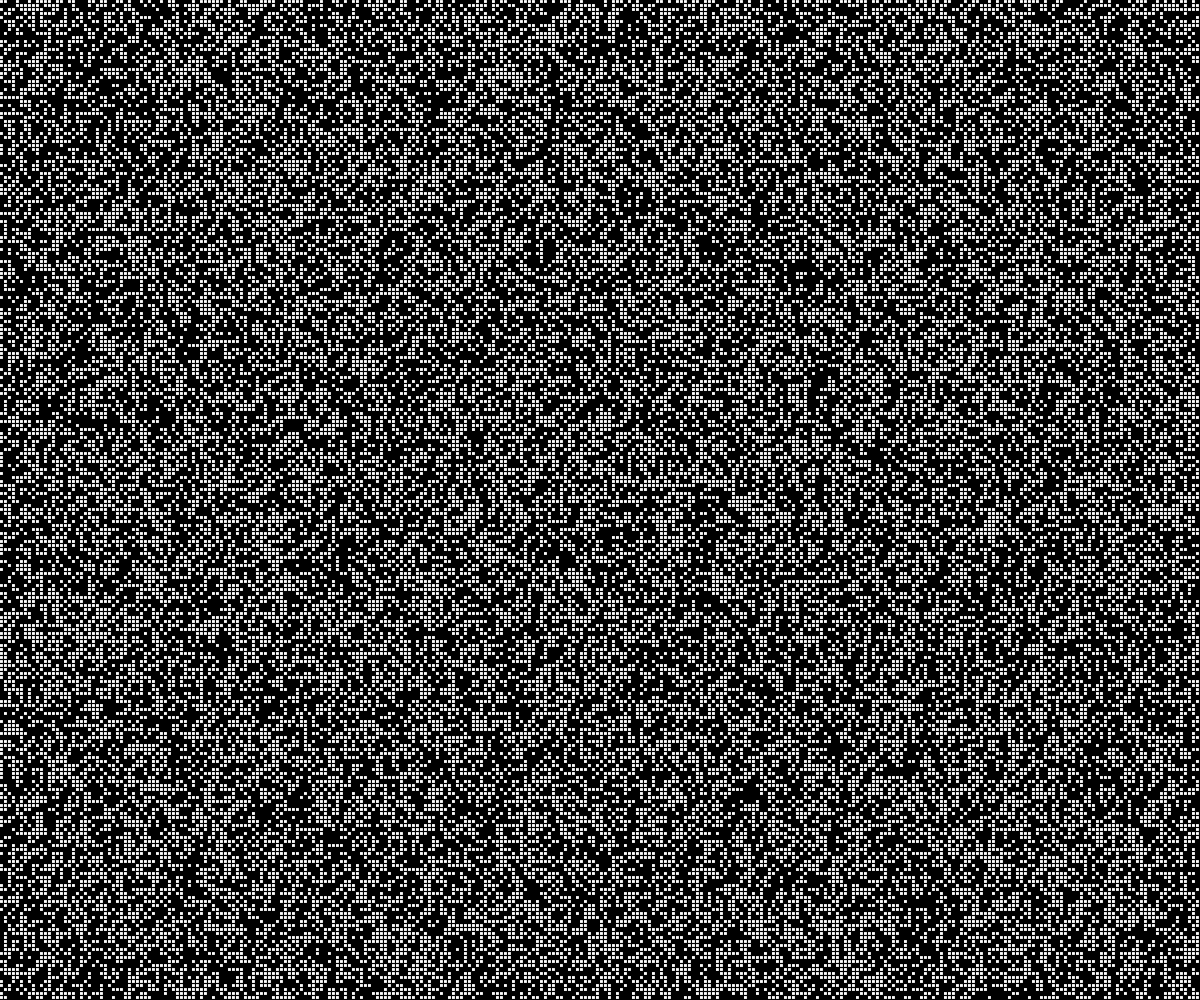
Frame 1 (no input)
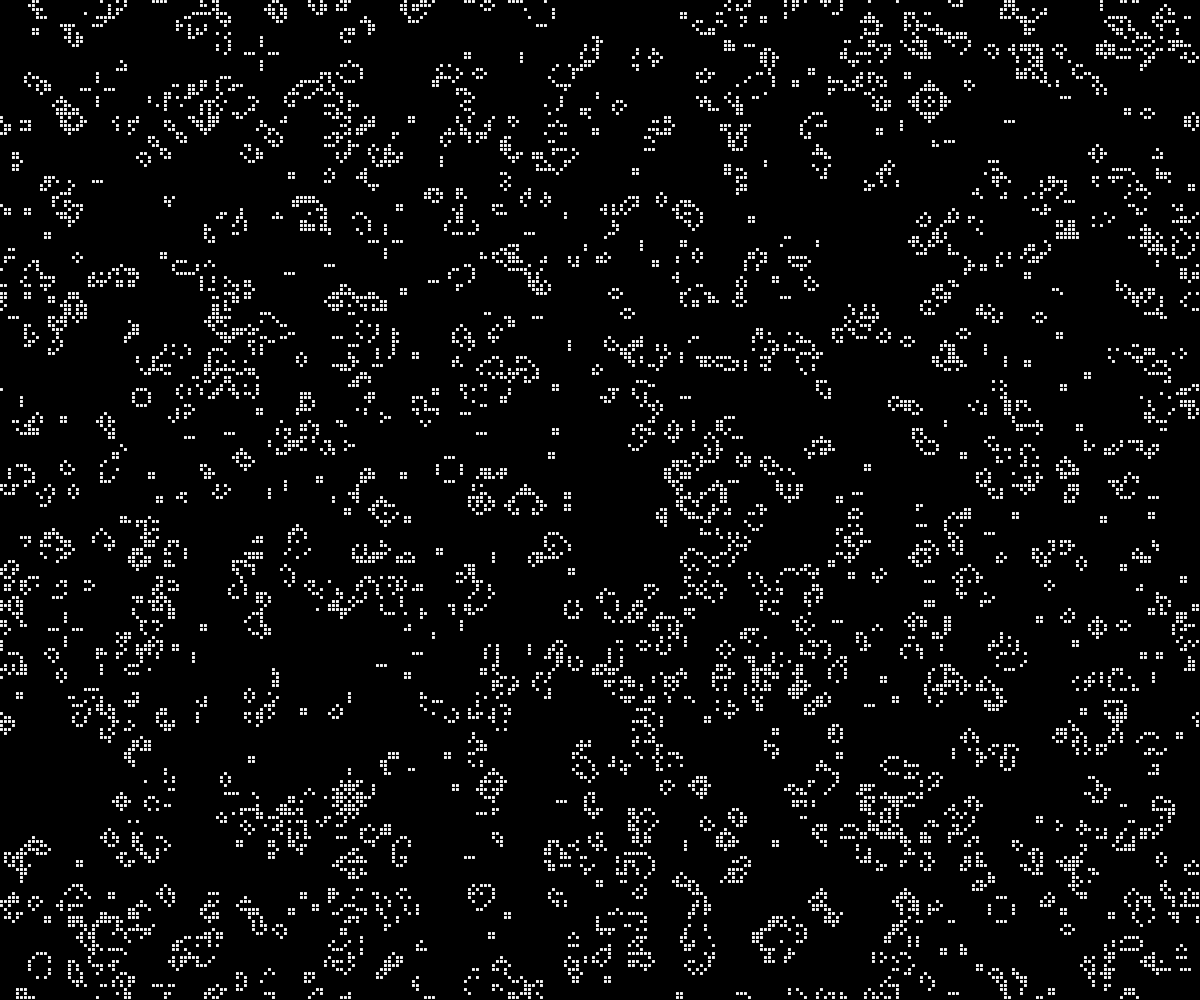
Frame 60 (no input)
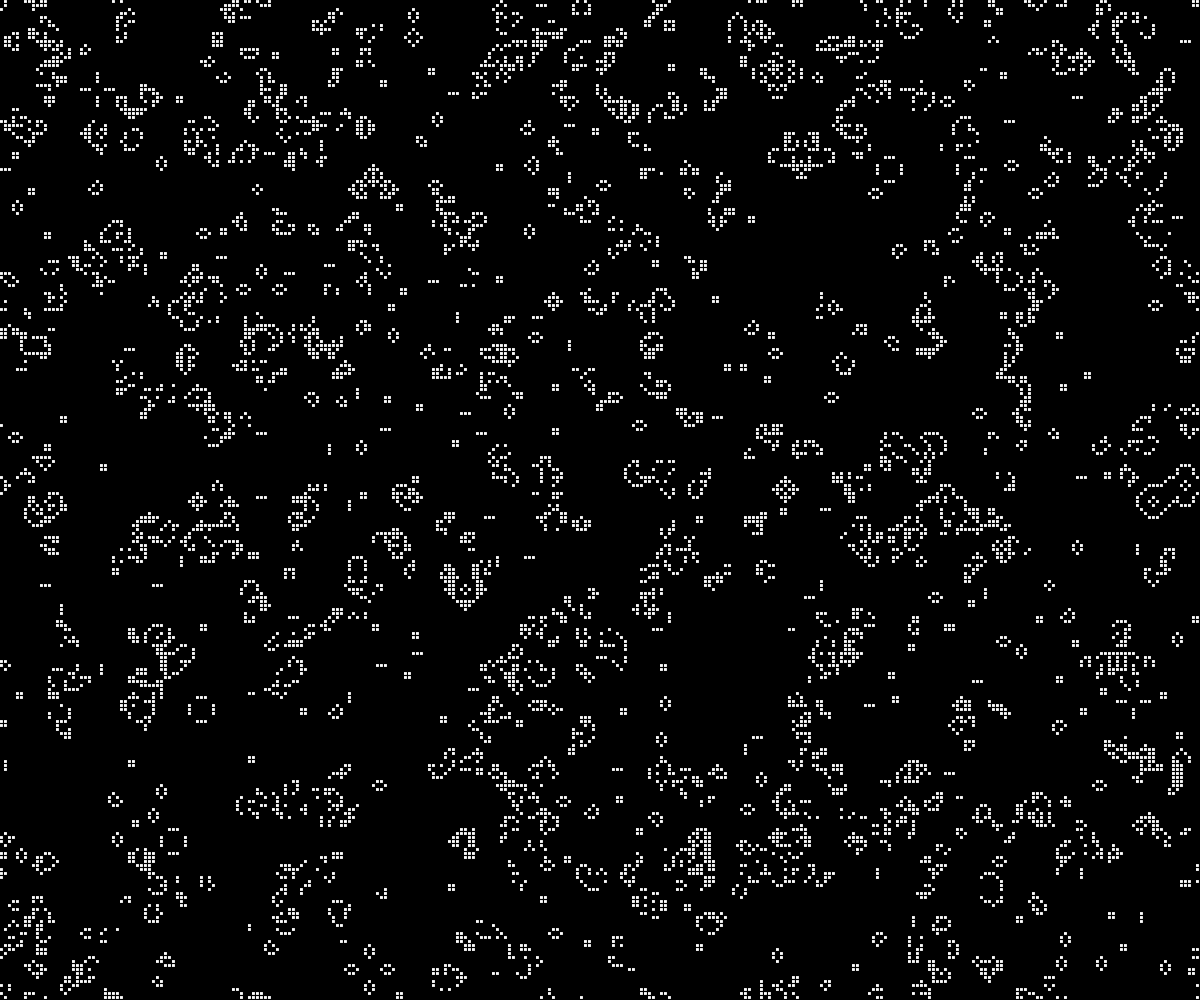
Frame 120 (the mouse pressed at the canvas centre since frame 60)

The p5.js sketch that drew these frames (run headless with seeded random() and noise() and a simulated clock; from frame 60 on, the mouse is pressed at the canvas centre):

// p5.js sketch
// ── sketch.js
/**
 * Attempt to code Conway's Game of Life cellular automata simulation
 *
 * https://en.wikipedia.org/wiki/Conway%27s_Game_of_Life
 * http://www.ibiblio.org/lifepatterns/october1970.html
 * Nature of code - https://www.youtube.com/watch?v=tENSCEO-LEc
 */

let grid
let cols
let rows
let res = 4

function make2DArray (cols, rows) {
  let arr = new Array(cols)
  for (let i = 0; i < arr.length; i++) {
    arr[i] = new Array(rows)
  }
  return arr
}

function countNeighbors (grid, x, y) {
  let sum = 0
  for (let i = -1; i < 2; i++) {
    for (let j = -1; j < 2; j++) {

      let col = (x + i + cols) % cols
      let row = (y + j + rows) % rows

      sum += grid[col][row]
    }
  }
  // Substract myself
  sum -= grid[x][y]
  return sum
}

function setup() {
  createCanvas(windowWidth, windowHeight)
  cols = width / res
  rows = height / res

  grid = make2DArray(cols, rows)
  for (let i = 0; i < cols; i++) {
    for (let j = 0; j < rows; j++) {
      grid[i][j] = floor(random(2))
    }
  }
}

function draw() {
  background(0)

  //Render
  for (let i = 0; i < cols; i++) {
    for (let j = 0; j < rows; j++) {
      let x = i * res
      let y = j * res
      if (grid[i][j] == 1) {
        fill(255)
        stroke(0, 51)
        rect(x, y, res - 1, res - 1)
      }
    }
  }

  // Compute next based on grid
  let next = make2DArray(cols, rows)

  for (let i = 0; i < cols; i++) {
    for (let j = 0; j < rows; j++) {
      let state = grid[i][j]

      // Count live neighbors
      let neighbors = countNeighbors(grid, i, j)

      // Rules
      if (state == 0 && neighbors == 3) {
        next[i][j] = 1
      } else if (state == 1 && (neighbors < 2 || neighbors > 3)) {
        next[i][j] = 0
      } else {
        next[i][j] = state
      }
    }
  }

  grid = next
}
